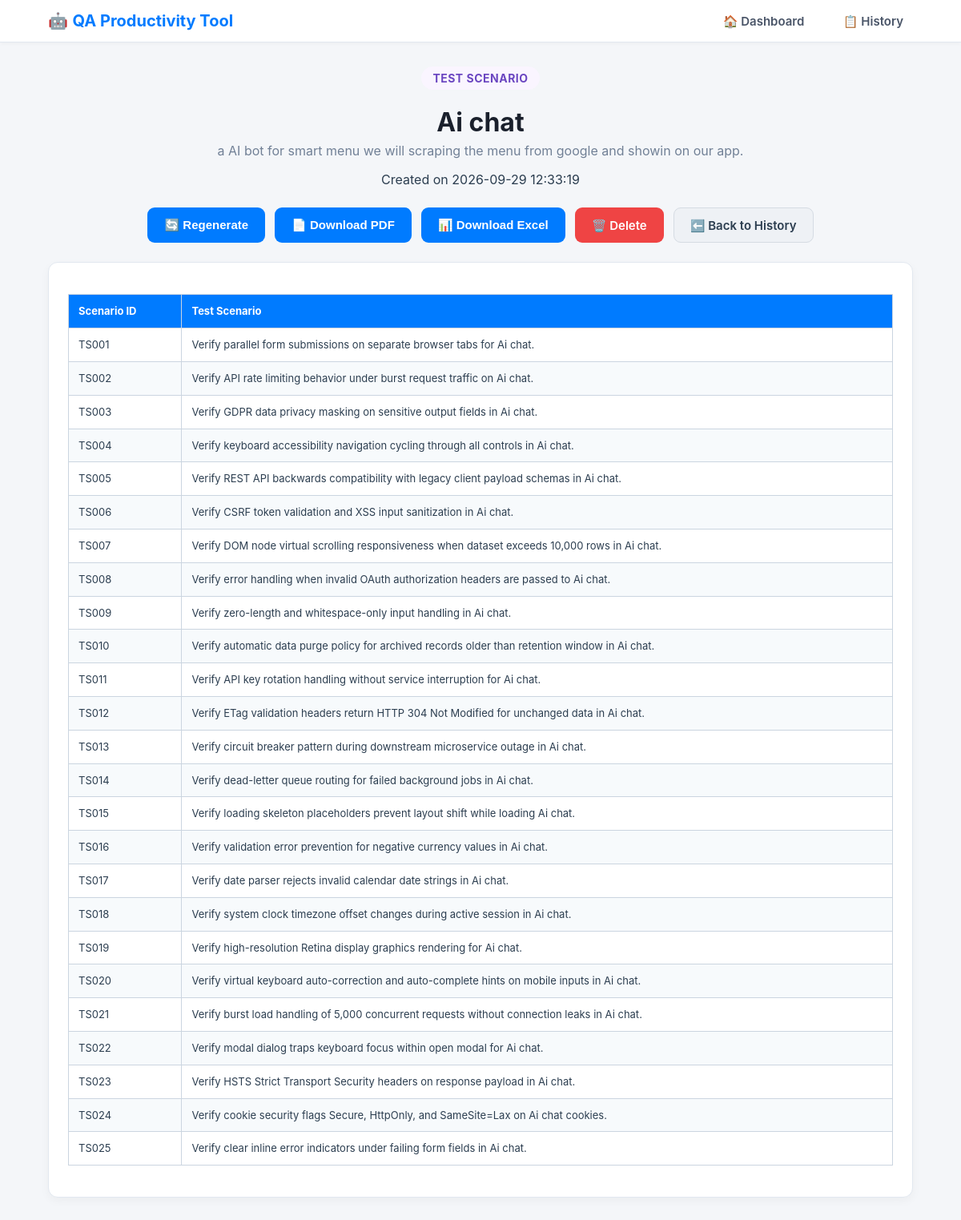
Screenshot of /view/51 with the database file from the repository.
### tables this page shows
CREATE TABLE reports (
                id INTEGER PRIMARY KEY AUTOINCREMENT,
                type TEXT NOT NULL,
                feature TEXT NOT NULL,
                description TEXT NOT NULL,
                content TEXT,
                created_at TIMESTAMP DEFAULT CURRENT_TIMESTAMP
            );

### app.py (the view)
@app.route("/view/<int:id>")
def view_report(id):
    conn = get_db()
    cursor = conn.cursor()
    cursor.execute("SELECT * FROM reports WHERE id = ?", (id,))
    report = cursor.fetchone()
    conn.close()
    if not report:
        flash("Report not found.")
        return redirect(url_for("history"))
    content_html = markdown.markdown(report["content"] or "", extensions=['tables'])
    return render_template("view.html", report=report, content_html=content_html)

### app.py (called while the page is built, shortened)
def get_db():
    db_path = DATABASE
    conn = sqlite3.connect(db_path)
    conn.row_factory = sqlite3.Row
    return conn

### templates/view.html (shortened to what this page needs)
<!DOCTYPE html>
<html lang="en">
<head>
    <link rel="stylesheet" href="{{ url_for('static', filename='style.css') }}">
</head>
<body>
<header class="navbar">
    <div class="nav-container">
        <div class="logo">🤖 <strong>QA Productivity Tool</strong></div>
        <nav class="nav-links">
            <a href="/">🏠 Dashboard</a>
            <a href="/history">📋 History</a>
        </nav>
    </div>
</header>
<div class="container">
    <div class="result-header">
        <span class="badge badge-large badge-{{ report.type|lower|replace(' ', '-') }}">{{ report.type }}</span>
        <h1>{{ report.feature }}</h1>
        <p class="subtitle">{{ report.description }}</p>
        <p class="timestamp">Created on {{ report.created_at }}</p>
    </div>
    <div class="action-buttons">
        <form action="/regenerate" method="POST" style="display:inline;">
            <button type="submit" class="btn btn-primary">🔄 Regenerate</button>
        </form>
        <form action="/download_pdf" method="POST" style="display:inline;">
            <button type="submit" class="btn btn-primary">📄 Download PDF</button>
        </form>
        <form action="/download_excel" method="POST" style="display:inline;">
            <button type="submit" class="btn btn-primary">📊 Download Excel</button>
        </form>
        <a href="/delete/{{ report.id }}" class="btn btn-danger">🗑️ Delete</a>
        <a href="/history" class="btn btn-secondary">⬅️ Back to History</a>
    </div>
    <div class="ai-result">
        {{ content_html|safe }}
    </div>
</div>
</body>
</html>

### static/style.css (style rules this page uses)
body { margin: 0; padding: 0; background: #f4f6f9; font-family: -apple-system, BlinkMacSystemFont, "Segoe UI", Roboto, Helvetica, Arial, sans-serif; color: #2c3e50; }
.navbar { background: #ffffff; border-bottom: 1px solid #e2e8f0; padding: 14px 0; box-shadow: 0 2px 4px rgba(0,0,0,0.03); }
.nav-container { width: 90%; max-width: 1150px; margin: 0 auto; display: flex; justify-content: space-between; align-items: center; }
.logo { font-size: 20px; color: #007bff; }
.nav-links a { margin-left: 20px; text-decoration: none; color: #4a5568; font-weight: 600; font-size: 15px; padding: 6px 12px; border-radius: 6px; transition: all 0.2s ease; }
.container { width: 90%; max-width: 1150px; margin: 30px auto 60px auto; }
h1 { color: #1a202c; margin-bottom: 6px; }
.subtitle { color: #718096; margin-top: 0; font-size: 16px; }
.btn { display: inline-flex; align-items: center; justify-content: center; min-height: 44px; padding: 0 20px; border-radius: 9px; border: 1px solid transparent; font-size: 15px; font-weight: 600; text-decoration: none; cursor: pointer; box-sizing: border-box; transition: all 0.2s ease; }
.btn-primary { background: #007bff; color: #ffffff; }
.btn-secondary { background: #eef1f5; color: #2c3e50; border-color: #d5dbe3; }
.btn-danger { background: #ef4444; color: #ffffff; }
.action-buttons { display: flex; justify-content: center; align-items: center; gap: 12px; flex-wrap: wrap; margin-top: 24px; }
.badge { display: inline-block; padding: 4px 10px; border-radius: 20px; font-size: 12px; font-weight: 700; text-transform: uppercase; letter-spacing: 0.5px; }
.badge-test-scenario { background: #faf5ff; color: #6b46c1; }
.badge-large { font-size: 14px; padding: 6px 14px; }
.result-header { text-align: center; margin-bottom: 25px; }
.ai-result { background: #ffffff; padding: 24px; border-radius: 12px; border: 1px solid #e2e8f0; box-shadow: 0 4px 12px rgba(0,0,0,0.04); overflow-x: auto; line-height: 1.6; margin-top: 24px; }
.ai-result table { width: 100%; border-collapse: collapse; margin-top: 15px; margin-bottom: 15px; }
.ai-result th, .ai-result td { border: 1px solid #cbd5e0; padding: 10px 12px; text-align: left; font-size: 13px; }
.ai-result th { background: #007bff; color: white; font-weight: 700; }
.ai-result tr:nth-child(even) { background: #f7fafc; }

### rows the page displays
reports: type "TEST SCENARIO", feature "Ai chat", description "a AI bot for smart menu we will scraping the menu from google and showin on our app.", created_at "2026-09-29 12:33:19", type "Scenario ID Test Scenario TS001 Verify parallel form submissions on separate browser tabs for Ai chat. TS002 Verify API rate limiting behavior under burst request traffic on Ai chat. TS003 Verify GDPR data privacy masking on sensitive output fields in Ai chat. TS004 Verify keyboard accessibility navigation cycling through all controls in Ai chat. TS005 Verify REST API backwards compatibility with legacy client payload schemas in Ai chat. TS006 Verify CSRF token validation and XSS input sanitization in Ai chat. TS007 Verify DOM node virtual scrolling responsiveness when dataset exceeds 10,000 rows in Ai chat. TS008 Verify error handling when invalid OAuth authorization headers are passed to…"
